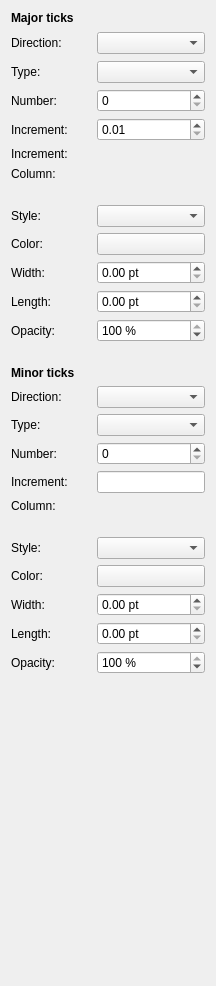
     <widget class="QWidget" name="tabTicks">
      <attribute name="title">
       <string>Ticks</string>
      </attribute>
      <layout class="QGridLayout" name="gridLayout_2">
       <item row="12" column="2">
        <widget class="QDoubleSpinBox" name="sbMajorTicksLength">
         <property name="suffix">
          <string> pt</string>
         </property>
         <property name="singleStep">
          <double>0.500000000000000</double>
         </property>
        </widget>
       </item>
       <item row="23" column="0">
        <widget class="QLabel" name="lMinorTicksColor">
         <property name="text">
          <string>Color:</string>
         </property>
        </widget>
       </item>
       <item row="16" column="0">
        <widget class="QLabel" name="lMinorTicksDirection">
         <property name="text">
          <string>Direction:</string>
         </property>
        </widget>
       </item>
       <item row="15" column="0" colspan="3">
        <widget class="QLabel" name="lMinorTicks">
         <property name="font">
          <font>
           <weight>75</weight>
           <bold>true</bold>
          </font>
         </property>
         <property name="text">
          <string>Minor ticks</string>
         </property>
        </widget>
       </item>
       <item row="19" column="2">
        <widget class="QLineEdit" name="leMinorTicksIncrement"/>
       </item>
       <item row="27" column="0">
        <spacer name="verticalSpacer_4">
         <property name="orientation">
          <enum>Qt::Vertical</enum>
         </property>
         <property name="sizeHint" stdset="0">
          <size>
           <width>48</width>
           <height>301</height>
          </size>
         </property>
        </spacer>
       </item>
       <item row="10" column="0">
        <widget class="QLabel" name="lMajorTicksColor">
         <property name="text">
          <string>Color:</string>
         </property>
        </widget>
       </item>
       <item row="10" column="2">
        <widget class="KColorButton" name="kcbMajorTicksColor">
         <property name="sizePolicy">
          <sizepolicy hsizetype="Preferred" vsizetype="Fixed">
           <horstretch>0</horstretch>
           <verstretch>0</verstretch>
          </sizepolicy>
         </property>
        </widget>
       </item>
       <item row="17" column="0">
        <widget class="QLabel" name="lMinorTicksType">
         <property name="text">
          <string>Type:</string>
         </property>
        </widget>
       </item>
       <item row="12" column="0">
        <widget class="QLabel" name="lMajorTicksLength">
         <property name="text">
          <string>Length:</string>
         </property>
        </widget>
       </item>
       <item row="14" column="0">
        <spacer name="verticalSpacer_10">
         <property name="orientation">
          <enum>Qt::Vertical</enum>
         </property>
         <property name="sizeType">
          <enum>QSizePolicy::Fixed</enum>
         </property>
         <property name="sizeHint" stdset="0">
          <size>
           <width>20</width>
           <height>18</height>
          </size>
         </property>
        </spacer>
       </item>
       <item row="1" column="2">
        <widget class="KComboBox" name="cbMajorTicksDirection"/>
       </item>
       <item row="18" column="0">
        <widget class="QLabel" name="lMinorTicksNumber">
         <property name="text">
          <string>Number:</string>
         </property>
        </widget>
       </item>
       <item row="25" column="0">
        <widget class="QLabel" name="lMinorTicksLength">
         <property name="text">
          <string>Length:</string>
         </property>
        </widget>
       </item>
       <item row="22" column="2">
        <widget class="KComboBox" name="cbMinorTicksLineStyle">
         <property name="sizePolicy">
          <sizepolicy hsizetype="Expanding" vsizetype="Fixed">
           <horstretch>0</horstretch>
           <verstretch>0</verstretch>
          </sizepolicy>
         </property>
        </widget>
       </item>
       <item row="21" column="0">
        <spacer name="verticalSpacer_12">
         <property name="orientation">
          <enum>Qt::Vertical</enum>
         </property>
         <property name="sizeType">
          <enum>QSizePolicy::Fixed</enum>
         </property>
         <property name="sizeHint" stdset="0">
          <size>
           <width>20</width>
           <height>18</height>
          </size>
         </property>
        </spacer>
       </item>
       <item row="0" column="0" colspan="3">
        <widget class="QLabel" name="lMajorTicks">
         <property name="font">
          <font>
           <weight>75</weight>
           <bold>true</bold>
          </font>
         </property>
         <property name="text">
          <string>Major ticks</string>
         </property>
        </widget>
       </item>
       <item row="4" column="0">
        <widget class="QLabel" name="lMajorTicksIncrementNumeric">
         <property name="text">
          <string>Increment:</string>
         </property>
        </widget>
       </item>
       <item row="16" column="2">
        <widget class="KComboBox" name="cbMinorTicksDirection"/>
       </item>
       <item row="9" column="0">
        <widget class="QLabel" name="lMajorTicksLineStyle">
         <property name="text">
          <string>Style:</string>
         </property>
        </widget>
       </item>
       <item row="3" column="2">
        <widget class="QSpinBox" name="sbMajorTicksNumber"/>
       </item>
       <item row="8" column="0">
        <spacer name="verticalSpacer_6">
         <property name="orientation">
          <enum>Qt::Vertical</enum>
         </property>
         <property name="sizeType">
          <enum>QSizePolicy::Fixed</enum>
         </property>
         <property name="sizeHint" stdset="0">
          <size>
           <width>20</width>
           <height>18</height>
          </size>
         </property>
        </spacer>
       </item>
       <item row="1" column="1">
        <spacer name="horizontalSpacer_3">
         <property name="orientation">
          <enum>Qt::Horizontal</enum>
         </property>
         <property name="sizeType">
          <enum>QSizePolicy::Fixed</enum>
         </property>
         <property name="sizeHint" stdset="0">
          <size>
           <width>17</width>
           <height>24</height>
          </size>
         </property>
        </spacer>
       </item>
       <item row="22" column="0">
        <widget class="QLabel" name="lMinorTicksLineStyle">
         <property name="text">
          <string>Style:</string>
         </property>
        </widget>
       </item>
       <item row="11" column="0">
        <widget class="QLabel" name="lMajorTicksWidth">
         <property name="text">
          <string>Width:</string>
         </property>
        </widget>
       </item>
       <item row="23" column="2">
        <widget class="KColorButton" name="kcbMinorTicksColor">
         <property name="sizePolicy">
          <sizepolicy hsizetype="Preferred" vsizetype="Fixed">
           <horstretch>0</horstretch>
           <verstretch>0</verstretch>
          </sizepolicy>
         </property>
        </widget>
       </item>
       <item row="25" column="2">
        <widget class="QDoubleSpinBox" name="sbMinorTicksLength">
         <property name="suffix">
          <string> pt</string>
         </property>
         <property name="singleStep">
          <double>0.500000000000000</double>
         </property>
        </widget>
       </item>
       <item row="18" column="2">
        <widget class="QSpinBox" name="sbMinorTicksNumber"/>
       </item>
       <item row="26" column="0">
        <widget class="QLabel" name="lMinorTicksOpacity">
         <property name="text">
          <string>Opacity:</string>
         </property>
        </widget>
       </item>
       <item row="13" column="2">
        <widget class="QSpinBox" name="sbMajorTicksOpacity">
         <property name="sizePolicy">
          <sizepolicy hsizetype="Preferred" vsizetype="Fixed">
           <horstretch>0</horstretch>
           <verstretch>0</verstretch>
          </sizepolicy>
         </property>
         <property name="toolTip">
          <string>The opacity ranges from 0 to 100, where 0 is fully transparent and 100 is fully opaque.</string>
         </property>
         <property name="suffix">
          <string> %</string>
         </property>
         <property name="prefix">
          <string/>
         </property>
         <property name="minimum">
          <number>0</number>
         </property>
         <property name="maximum">
          <number>100</number>
         </property>
         <property name="singleStep">
          <number>10</number>
         </property>
         <property name="value">
          <number>100</number>
         </property>
        </widget>
       </item>
       <item row="7" column="0">
        <widget class="QLabel" name="lMajorTicksColumn">
         <property name="text">
          <string>Column:</string>
         </property>
        </widget>
       </item>
       <item row="11" column="2">
        <widget class="QDoubleSpinBox" name="sbMajorTicksWidth">
         <property name="suffix">
          <string> pt</string>
         </property>
         <property name="singleStep">
          <double>0.500000000000000</double>
         </property>
        </widget>
       </item>
       <item row="2" column="0">
        <widget class="QLabel" name="lMajorTicksType">
         <property name="text">
          <string>Type:</string>
         </property>
        </widget>
       </item>
       <item row="2" column="2">
        <widget class="KComboBox" name="cbMajorTicksType"/>
       </item>
       <item row="3" column="0">
        <widget class="QLabel" name="lMajorTicksNumber">
         <property name="text">
          <string>Number:</string>
         </property>
        </widget>
       </item>
       <item row="13" column="0">
        <widget class="QLabel" name="lMajorTicksOpacity">
         <property name="text">
          <string>Opacity:</string>
         </property>
        </widget>
       </item>
       <item row="24" column="0">
        <widget class="QLabel" name="lMinorTicksWidth">
         <property name="text">
          <string>Width:</string>
         </property>
        </widget>
       </item>
       <item row="24" column="2">
        <widget class="QDoubleSpinBox" name="sbMinorTicksWidth">
         <property name="suffix">
          <string> pt</string>
         </property>
         <property name="singleStep">
          <double>0.500000000000000</double>
         </property>
        </widget>
       </item>
       <item row="20" column="0">
        <widget class="QLabel" name="lMinorTicksColumn">
         <property name="text">
          <string>Column:</string>
         </property>
        </widget>
       </item>
       <item row="1" column="0">
        <widget class="QLabel" name="lMajorTicksDirection">
         <property name="text">
          <string>Direction:</string>
         </property>
        </widget>
       </item>
       <item row="17" column="2">
        <widget class="KComboBox" name="cbMinorTicksType"/>
       </item>
       <item row="26" column="2">
        <widget class="QSpinBox" name="sbMinorTicksOpacity">
         <property name="sizePolicy">
          <sizepolicy hsizetype="Preferred" vsizetype="Fixed">
           <horstretch>0</horstretch>
           <verstretch>0</verstretch>
          </sizepolicy>
         </property>
         <property name="toolTip">
          <string>The opacity ranges from 0 to 100, where 0 is fully transparent and 100 is fully opaque.</string>
         </property>
         <property name="suffix">
          <string> %</string>
         </property>
         <property name="minimum">
          <number>0</number>
         </property>
         <property name="maximum">
          <number>100</number>
         </property>
         <property name="singleStep">
          <number>10</number>
         </property>
         <property name="value">
          <number>100</number>
         </property>
        </widget>
       </item>
       <item row="9" column="2">
        <widget class="KComboBox" name="cbMajorTicksLineStyle">
         <property name="sizePolicy">
          <sizepolicy hsizetype="Expanding" vsizetype="Fixed">
           <horstretch>0</horstretch>
           <verstretch>0</verstretch>
          </sizepolicy>
         </property>
        </widget>
       </item>
       <item row="19" column="0">
        <widget class="QLabel" name="lMinorTicksIncrement">
         <property name="text">
          <string>Increment:</string>
         </property>
        </widget>
       </item>
       <item row="4" column="2">
        <widget class="QDoubleSpinBox" name="sbMajorTicksIncrementNumeric">
         <property name="minimum">
          <double>0.010000000000000</double>
         </property>
         <property name="maximum">
          <double>999999999999999.000000000000000</double>
         </property>
        </widget>
       </item>
       <item row="6" column="0">
        <widget class="QLabel" name="lMajorTicksIncrementDateTime">
         <property name="text">
          <string>Increment:</string>
         </property>
        </widget>
       </item>
      </layout>
     </widget>
